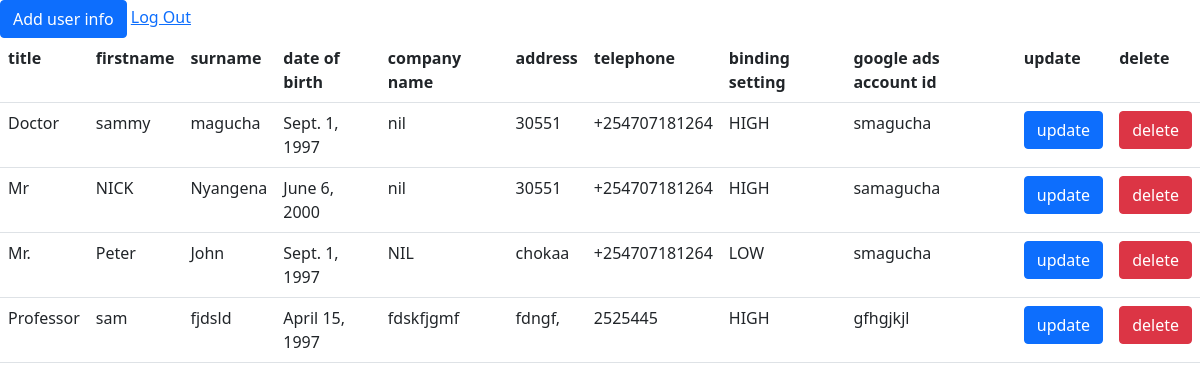
The app's page / (signed in) with its own data.
### userdata/models.py (models this page shows, shortened)
class UserInfo(models.Model):
    title = models.CharField(max_length=50)
    firstname = models.CharField(max_length=50)
    surname = models.CharField(max_length=50)
    date_of_birth = models.DateField()
    company_name = models.CharField(max_length=100)
    address = models.CharField(max_length=100)
    telephone = models.CharField(max_length=50)
    bidding_setting = models.CharField(max_length=6, choices=Bidding_Settings_CHOICES, default='HIGH')
    google_ads_account_id = models.CharField(max_length=50)

### userdata/views.py (the view)
# urls.py: 2. Add a URL to urlpatterns:  path('', Home.as_view(), name='home')
class Home(LoginRequiredMixin, ListView):
    login_url = '/accounts/login/'
    model = UserInfo
    context_object_name = "data"
    template_name = 'userdata/home.html'
    def get_context_data(self, **kwargs):
        data = super().get_context_data(**kwargs)
        data['page_title'] = 'home page'
        return data

### userdata/templates/userdata/home.html
{% extends 'userdata/base.html'%}
{%load static%}
{%block content%}
<link rel="stylesheet" type="text/css" href="{% static 'css/form.css' %}">
<a href="{%url 'insert'%}" class="btn btn-primary">Add user info</a>
<a href="{% url 'logout' %}" >Log Out</a>
    <div class="table-responsive">
        <table class="table">
            <tr>
                <th>
                    title
                </th>
                <th>
                    firstname
                </th>
                <th>
                   surname
                </th>
                <th>
                    date of birth
                </th>
                <th>
                   company name
                </th>
                <th>
                    address
                </th>
                <th>
                    telephone
                </th>
                <th>
                    binding setting
                </th>
                <th>
                    google ads account id
                </th>
                <th>
                    update
                </th>
                <th>
                    delete
                </th>
            </tr>
            {%for data in data%}
            <tr>
                <td>
                    {{data.title}}
                </td>
                <td>
                    {{data.firstname}}
                </td>
                <td>
                    {{data.surname}}
                </td>
                <td>
                    {{data.date_of_birth}}
                </td>
                <td>
                    {{data.company_name}}
                </td>
                <td>
                    {{data.address}}
                </td>
                <td>
                    {{data.telephone}}
                </td>
                <td>
                    {{data.bidding_setting}}
                </td>
                <td>
                    {{data.google_ads_account_id}}
                </td>
                <td>
                    <a href="{% url 'update-userinfo' data.id%}"  class="btn btn-primary">update</a>
                </td>
                 <td>
                    <a href="{% url 'delete-userinfo' data.id%}"  class="btn btn-danger">delete</a>
                </td>
            </tr>
            {%endfor%}
        </table>
        </div>
{%endblock content%}

### userdata/templates/userdata/base.html (shortened to what this page needs)
<!doctype html>
<html lang="en">
  <head>
    <link href="https://cdn.jsdelivr.net/npm/bootstrap@5.1.3/dist/css/bootstrap.min.css" rel="stylesheet">
  </head>
  <body>
    {%block content%}
    {%endblock content%}
  </body>
</html>

### records on screen
UserInfo: title "Doctor", firstname "sammy", surname "magucha", date_of_birth "Sept. 1, 1997", company_name "nil", address "30551", telephone "+254707181264", bidding_setting "HIGH", google_ads_account_id "smagucha"
UserInfo: title "Mr", firstname "NICK", surname "Nyangena", date_of_birth "June 6, 2000", company_name "nil", address "30551", telephone "+254707181264", bidding_setting "HIGH", google_ads_account_id "samagucha"
UserInfo: title "Mr.", firstname "Peter", surname "John", date_of_birth "Sept. 1, 1997", company_name "NIL", address "chokaa", telephone "+254707181264", bidding_setting "LOW", google_ads_account_id "smagucha"
UserInfo: title "Professor", firstname "sam", surname "fjdsld", date_of_birth "April 15, 1997", company_name "fdskfjgmf", address "fdngf,", telephone "2525445", bidding_setting "HIGH", google_ads_account_id "gfhgjkjl"
